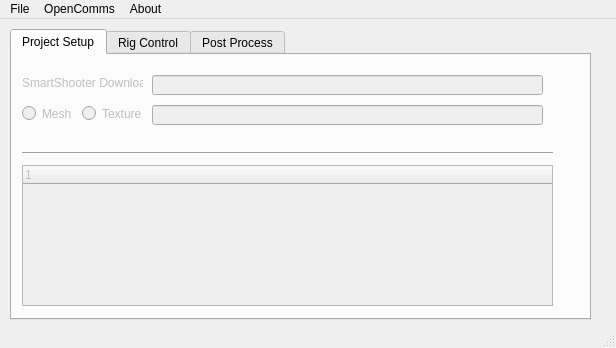
<?xml version="1.0" encoding="UTF-8"?>
<ui version="4.0">
 <class>MainWindow_bbScanBoxx</class>
 <widget class="QMainWindow" name="MainWindow_bbScanBoxx">
  <property name="geometry">
   <rect>
    <x>0</x>
    <y>0</y>
    <width>616</width>
    <height>348</height>
   </rect>
  </property>
  <property name="windowTitle">
   <string>ByteBoxx::SCANBOXX v1.01</string>
  </property>
  <widget class="QWidget" name="centralwidget">
   <widget class="QTabWidget" name="tabWidget">
    <property name="geometry">
     <rect>
      <x>10</x>
      <y>10</y>
      <width>581</width>
      <height>291</height>
     </rect>
    </property>
    <property name="currentIndex">
     <number>0</number>
    </property>
    <widget class="QWidget" name="tab_project">
     <attribute name="title">
      <string>Project Setup</string>
     </attribute>
     <widget class="QLabel" name="label">
      <property name="enabled">
       <bool>false</bool>
      </property>
      <property name="geometry">
       <rect>
        <x>10</x>
        <y>20</y>
        <width>121</width>
        <height>16</height>
       </rect>
      </property>
      <property name="text">
       <string>SmartShooter Download:</string>
      </property>
     </widget>
     <widget class="QLineEdit" name="lineEdit">
      <property name="enabled">
       <bool>false</bool>
      </property>
      <property name="geometry">
       <rect>
        <x>140</x>
        <y>20</y>
        <width>391</width>
        <height>20</height>
       </rect>
      </property>
     </widget>
     <widget class="QRadioButton" name="radioButton">
      <property name="enabled">
       <bool>false</bool>
      </property>
      <property name="geometry">
       <rect>
        <x>70</x>
        <y>50</y>
        <width>61</width>
        <height>17</height>
       </rect>
      </property>
      <property name="text">
       <string>Texture</string>
      </property>
     </widget>
     <widget class="QRadioButton" name="radioButton_2">
      <property name="enabled">
       <bool>false</bool>
      </property>
      <property name="geometry">
       <rect>
        <x>10</x>
        <y>50</y>
        <width>51</width>
        <height>17</height>
       </rect>
      </property>
      <property name="text">
       <string>Mesh</string>
      </property>
     </widget>
     <widget class="QLineEdit" name="lineEdit_2">
      <property name="enabled">
       <bool>false</bool>
      </property>
      <property name="geometry">
       <rect>
        <x>140</x>
        <y>50</y>
        <width>391</width>
        <height>20</height>
       </rect>
      </property>
     </widget>
     <widget class="QTreeWidget" name="treeWidget">
      <property name="enabled">
       <bool>false</bool>
      </property>
      <property name="geometry">
       <rect>
        <x>10</x>
        <y>110</y>
        <width>531</width>
        <height>141</height>
       </rect>
      </property>
      <column>
       <property name="text">
        <string notr="true">1</string>
       </property>
      </column>
     </widget>
     <widget class="Line" name="line">
      <property name="geometry">
       <rect>
        <x>10</x>
        <y>90</y>
        <width>531</width>
        <height>16</height>
       </rect>
      </property>
      <property name="orientation">
       <enum>Qt::Horizontal</enum>
      </property>
     </widget>
    </widget>
    <widget class="QWidget" name="tab_control">
     <attribute name="title">
      <string>Rig Control</string>
     </attribute>
    </widget>
    <widget class="QWidget" name="tab_post">
     <attribute name="title">
      <string>Post Process</string>
     </attribute>
    </widget>
   </widget>
  </widget>
  <widget class="QMenuBar" name="menubar">
   <property name="geometry">
    <rect>
     <x>0</x>
     <y>0</y>
     <width>616</width>
     <height>21</height>
    </rect>
   </property>
   <widget class="QMenu" name="menuFile">
    <property name="title">
     <string>File</string>
    </property>
    <widget class="QMenu" name="menuNew_Project">
     <property name="title">
      <string>New Project</string>
     </property>
     <addaction name="actionMesh"/>
     <addaction name="actionTexture"/>
    </widget>
    <widget class="QMenu" name="menuSmartShooter">
     <property name="title">
      <string>SmartShooter</string>
     </property>
     <addaction name="actionConfigure"/>
    </widget>
    <addaction name="menuNew_Project"/>
    <addaction name="menuSmartShooter"/>
   </widget>
   <widget class="QMenu" name="menuAbout">
    <property name="title">
     <string>About</string>
    </property>
   </widget>
   <widget class="QMenu" name="menuOpenComms">
    <property name="title">
     <string>OpenComms</string>
    </property>
    <addaction name="actionCOM1"/>
   </widget>
   <addaction name="menuFile"/>
   <addaction name="menuOpenComms"/>
   <addaction name="menuAbout"/>
  </widget>
  <widget class="QStatusBar" name="statusbar"/>
  <action name="actionMesh">
   <property name="text">
    <string>Mesh</string>
   </property>
  </action>
  <action name="actionTexture">
   <property name="text">
    <string>Texture</string>
   </property>
  </action>
  <action name="actionConfigure">
   <property name="text">
    <string>Configure</string>
   </property>
  </action>
  <action name="actionCOM1">
   <property name="text">
    <string>COM1</string>
   </property>
  </action>
 </widget>
 <resources/>
 <connections/>
</ui>
